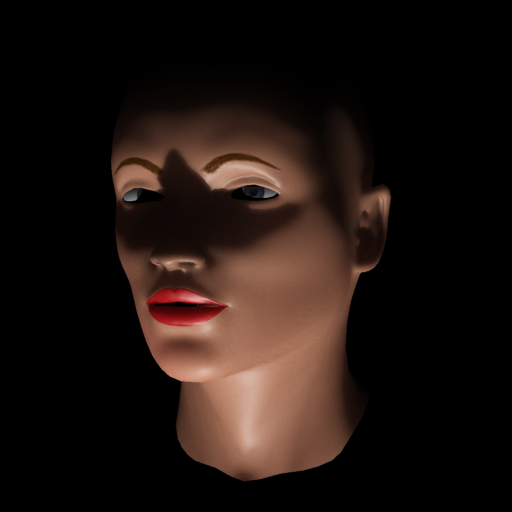
%> input picture matlab/maki0033.png, 512 x 512 px
$ octave --eval "wavelet;"   (GNU Octave 9; MATLAB toolbox functions it lacks are replaced by stand-ins)
%> lines starting %> are read from the running program, lines starting %| are printed output that depends on the picture
### matlab/nonstandarddecomposition.m
function c = nonstandarddecomposition( c )

g = size(c,2);
%> g = 512
c = c/g;
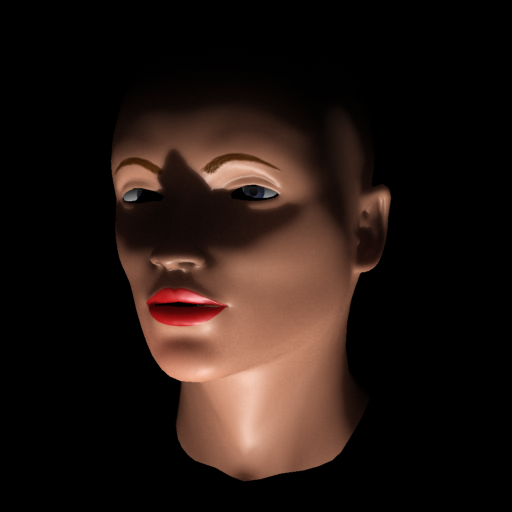
%> c: size 512x512x3 double; mean R, G, B 2.1, 1.37, 1.09; drawn with min black and max white

while g >=2
    %see all the rows
    for row=1:g
        for color=1:3
             c(row, 1:g, color)=decompositionstep(c(row, 1:g, color));
        end
    end

    for col=1:g
         temp=c(1:g, col, :);
         for color=1:3
              c(1:g,col, color)= decompositionstep( temp(:,:,color)' )';
         end
    end

    % [12 lines of commented-out code are left out]

    g = g/2;
end


### matlab/wavelet.m
function wavelet()
clc
close all
% [26 lines of commented-out code are left out]

image2=double(imread('maki0033.png'))/255;
decomp2 = nonstandarddecomposition( image2.*9000 );
figure
imshow(decomp2);
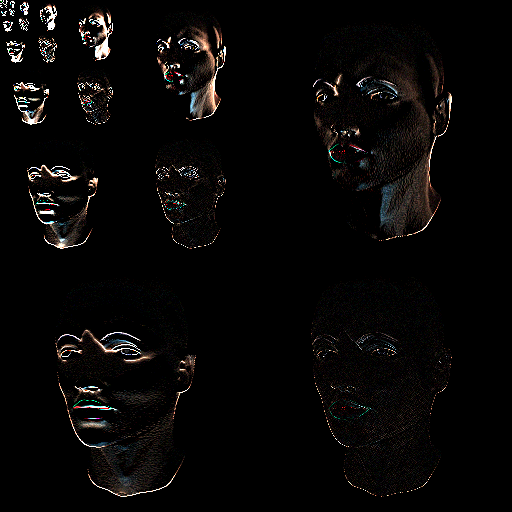
%> displayed picture: size 512x512x3, on the screen's scale of 0 to 255; mean R, G, B 8.1, 6.9, 6.3


% [28 lines of commented-out code are left out]
